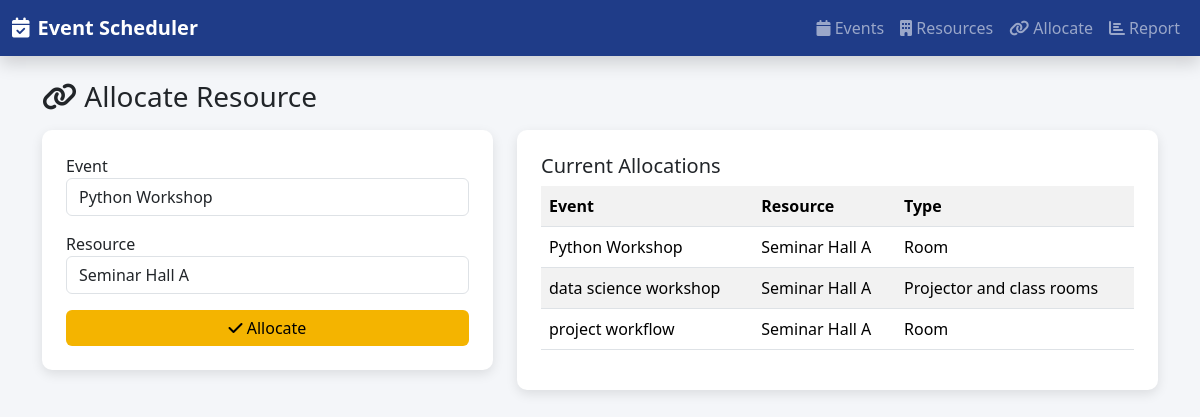
The page /allocate on the database its author committed.
### app.py (models this page shows)
class Event(db.Model):
    id = db.Column(db.Integer, primary_key=True)
    title = db.Column(db.String(100))
    start_time = db.Column(db.DateTime)
    end_time = db.Column(db.DateTime)
    description = db.Column(db.String(200))

class Resource(db.Model):
    id = db.Column(db.Integer, primary_key=True)
    name = db.Column(db.String(100))
    type = db.Column(db.String(50))

### app.py (the view, shortened to what this page needs)
@app.route('/allocate', methods=['GET', 'POST'])
def allocate():
    allocations = []
    for a in Allocation.query.all():
        allocations.append({
            'event': Event.query.get(a.event_id).title,
            'resource': Resource.query.get(a.resource_id).name,
            'type': Resource.query.get(a.resource_id).type
        })
    return render_template(
        'allocate.html',
        events=Event.query.all(),
        resources=Resource.query.all(),
        allocations=allocations
    )

### templates/allocate.html
{% extends 'base.html' %}
{% block content %}
<h3 class="mb-3"><i class="fa fa-link"></i> Allocate Resource</h3>
<div class="row">
  <div class="col-md-5">
    <div class="card p-4">
      <form method="post">
        <label>Event</label>
        <select class="form-control mb-3" name="event">
          {% for e in events %}
          <option value="{{e.id}}">{{e.title}}</option>
          {% endfor %}
        </select>
        <label>Resource</label>
        <select class="form-control mb-3" name="resource">
          {% for r in resources %}
          <option value="{{r.id}}">{{r.name}}</option>
          {% endfor %}
        </select>
        <button class="btn btn-warning w-100">
          <i class="fa fa-check"></i> Allocate
        </button>
      </form>
    </div>
  </div>
  <div class="col-md-7">
    <div class="card p-4">
      <h5>Current Allocations</h5>
      <table class="table table-striped">
        <tr><th>Event</th><th>Resource</th><th>Type</th></tr>
        {% for a in allocations %}
        <tr>
          <td>{{a.event}}</td>
          <td>{{a.resource}}</td>
          <td>{{a.type}}</td>
        </tr>
        {% endfor %}
      </table>
    </div>
  </div>
</div>
{% endblock %}

### static/css/style.css (style rules this page uses)
.bg-app { background-color: #f4f6f9; min-height: 100vh; font-family: 'Segoe UI', sans-serif; }
.card { border-radius: 10px; box-shadow: 0 4px 12px rgba(0,0,0,0.1); border: none; }
.btn-warning { background-color: #f4b400; border: none; }
.form-control { border-radius: 6px; }

### rows shown on the page
Event: event "Python Workshop"
Resource: resource "Seminar Hall A" "Seminar Hall A", type "Room" "Room"
Event: event "data science workshop"
Resource: resource "Seminar Hall A", type "Projector and class rooms"
Event: event "project workflow"

### other values the page prints
form field event "Python Workshop"
form field resource "Seminar Hall A"
